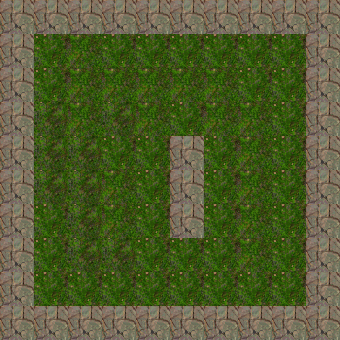

Rendered tile map (Tiled .tmx) drawn with the repository's tilesets; below, a short description and the map source with its tile grids summarised:
An orthogonal 10x10 tile map with 34x34 px tiles, 1 tile layer (Layer 0), 2 tilesets.

<map version="0.99b" orientation="orthogonal" width="10" height="10" tilewidth="34" tileheight="34">
 <tileset name="grass" firstgid="1" tilewidth="34" tileheight="34">
  <image source="grass.png" />
 </tileset>
 <tileset name="rocks" firstgid="10" tilewidth="34" tileheight="34">
  <image source="rocks.png" />
  <tile id="0">
   <properties>
    <property name="blocked" value="true" />
   </properties>
  </tile>
  <tile id="1">
   <properties>
    <property name="blocked" value="true" />
   </properties>
  </tile>
  <tile id="2">
   <properties>
    <property name="blocked" value="true" />
   </properties>
  </tile>
  <tile id="3">
   <properties>
    <property name="blocked" value="true" />
   </properties>
  </tile>
  <tile id="4">
   <properties>
    <property name="blocked" value="true" />
   </properties>
  </tile>
  <tile id="5">
   <properties>
    <property name="blocked" value="true" />
   </properties>
  </tile>
  <tile id="6">
   <properties>
    <property name="blocked" value="true" />
   </properties>
  </tile>
  <tile id="7">
   <properties>
    <property name="blocked" value="true" />
   </properties>
  </tile>
  <tile id="8">
   <properties>
    <property name="blocked" value="true" />
   </properties>
  </tile>
 </tileset>
 <layer name="Layer 0" width="10" height="10">
  <data>[100 cells, 100 non-empty, 4 distinct tile ids]</data>
 </layer>
</map>
